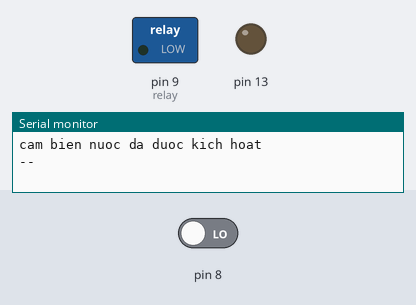
Recording of a sketch running on a simulated Arduino Uno, built with avr-gcc and run on an emulated ATmega328P. Shown: switched loads named in the sketch (green lamp = pin HIGH), output pins drawn as LEDs (lit = HIGH), the last lines printed to the serial monitor. The inputs (shaded band) are chosen by the test bench; at power-on: pin 8 LOW.

Above: at 1.2 s.
1.3 s: pin 8 driven HIGH
At 2.6 s:
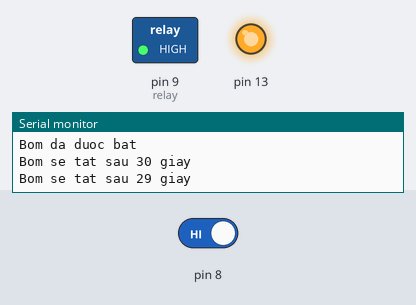
Timing chart, 0 to 33.8 s (numbered marks = the images above; inputs shaded):
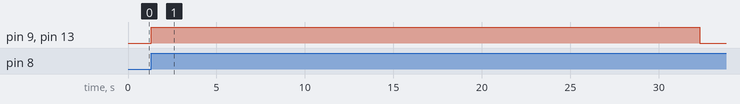

The sketch:

WaterSensorDigital.ino
```cpp
int preVal = 0;
int val;
int count = 1;
int relay = 9;

void xuLi () {
  Serial.print("detect water ");
  Serial.println(count++);
  digitalWrite(13, HIGH);
  batBom();
  digitalWrite(13, LOW);
}

void batBom() {
  digitalWrite(relay, HIGH);
  guiTinNhan();
  digitalWrite(relay, LOW);
}

void guiTinNhan () {
  Serial.println("Bom da duoc bat");
  for (int i = 30; i >= 0; i--) {
    Serial.print("Bom se tat sau ");
    Serial.print(i);
    Serial.println(" giay");
    delay(1000);
  }
  //delay(30000);
  Serial.println("Bom da tat");
}

void setup() {
  Serial.begin(9600);
  Serial.println("cam bien nuoc da duoc kich hoat");
  Serial.println("--");
  pinMode(8, INPUT);
  pinMode(relay, OUTPUT);
  pinMode(13, OUTPUT);
  preVal = digitalRead(8);
  digitalWrite(relay, LOW);
  digitalWrite(13, LOW);
}

void loop() {
  val = digitalRead(8);
  if ( val == 1 and preVal == 0 ) {
    xuLi();
  }
  preVal = val;
}
```

Measured:
- after the input at 1.3 s, pin 9 (relay), pin 13: LOW → HIGH at once, → LOW 31.0 s later
